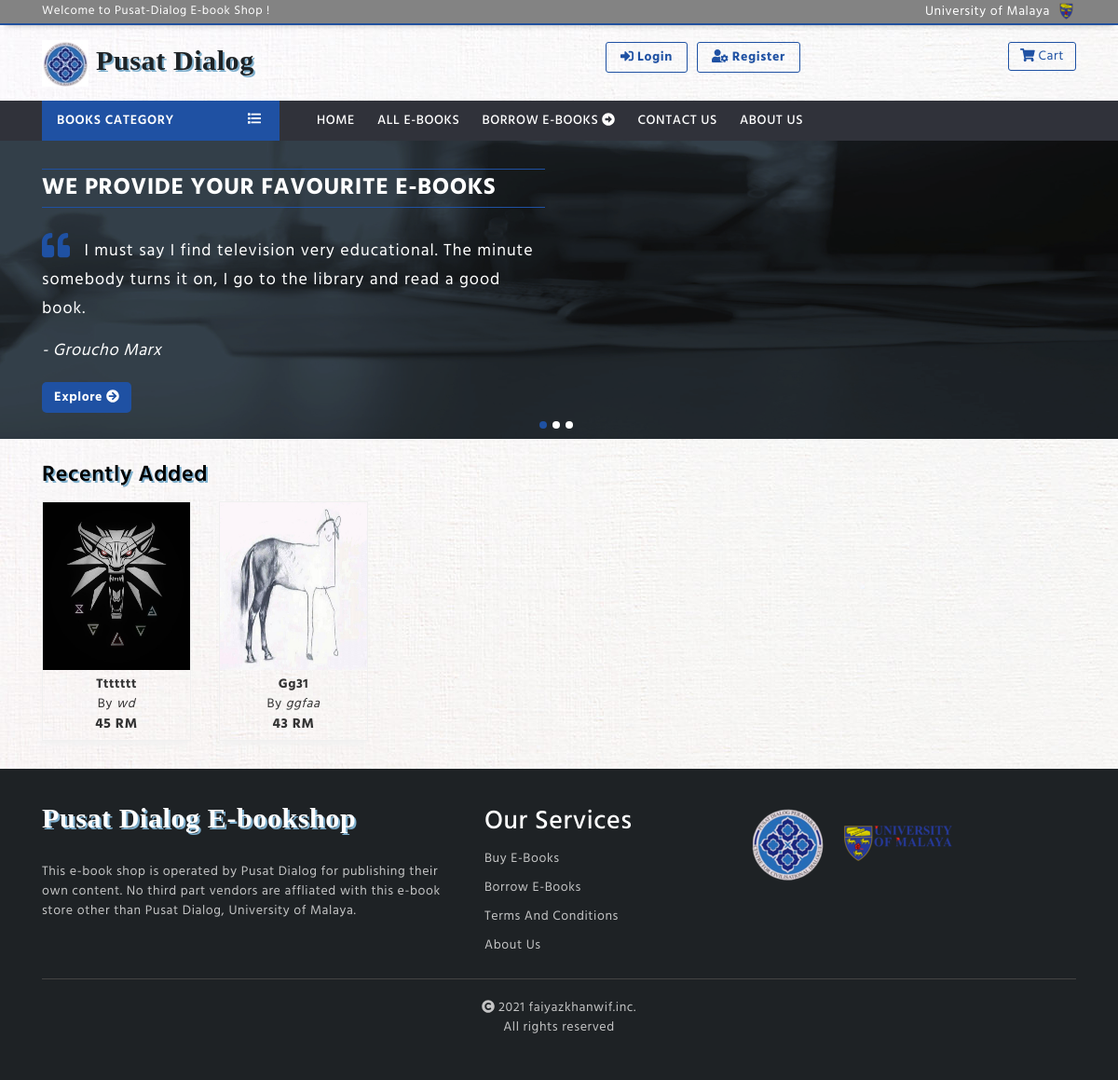
The page / on the database its author committed.
### tables this page shows
CREATE TABLE `books` (
  `id` int(11) NOT NULL,
  `book_name` varchar(200) NOT NULL,
  `description` text NOT NULL,
  `author` varchar(200) NOT NULL,
  `publisher` varchar(200) NOT NULL,
  `price` varchar(200) NOT NULL,
  `categoryId` int(11) NOT NULL,
  `book_image` varchar(200) NOT NULL,
  `book_file` varchar(200) NOT NULL,
  `create_date` timestamp NOT NULL DEFAULT current_timestamp()
);

### application/controllers/home.php (called while the page is built, shortened)
<?php
class Home extends CI_Controller {
	public function __construct()
	{
		$this->load->library('cart');
		$this->load->library('stripe_lib');
	}
	public function index()
	{
		$this->load->model('admin_model');
		$view['category'] = $this->admin_model->get_category();
		$this->load->model('user_model');
		$view['books'] = $this->user_model->recent_books();
		$this->load->model('user_model');
		$view['cse_books'] = $this->user_model->cse_books();
		$this->load->view('layouts/home_layout', $view);
	}
}

### index.php (called while the page is built, shortened)
<?php
require_once BASEPATH.'core/CodeIgniter.php';

### application/models/user_model.php (called while the page is built, shortened)
<?php
class user_model extends CI_Model
{
	public function recent_books()
	{
		$this->db->limit(6);
		$this->db->order_by('id', 'DESC');
		$query = $this->db->get('books');
		return $query->result();
	}
	public function cse_books()
	{
		$this->db->limit(6);
		$this->db->where('categoryId', '1');
		$this->db->order_by('id', 'DESC');
		$query = $this->db->get('books');
		return $query->result();
	}
}
?>

### application/views/temp/menu.php (the view, shortened to what this page needs)
<div class="menu-area">
    <div class="container">
        <div class="main-menu">
            <div class="row">
                <div class="col-lg-3 col-md-4">
                    <div class="dropdown show onclick-ctg">
                      <a class="ctg-btn" href="#" role="button" data-toggle="dropdown" aria-haspopup="true">
                        Books Category <span id="m-list"><i class="fas fa-list"></i></span>
                      </a>
                    </div>
                </div>
                <div class="col-lg-9 col-md-8">
                    <div class="menu">
                        <ul id="nav">
                            <li><a href="<?= base_url()?>home">Home</a></li>
                            <li><a href="<?= base_url()?>users/all-books">All E-Books</a></li>
                           <li><a href="<?= base_url()?>users/all-ebooks">Borrow E-books <i class="fas fa-arrow-alt-circle-right"></i></a></li>
                            <li><a href = "#" data-toggle="modal" data-target="#exampleModal">Contact Us</a></li>
                            <li><a href = "#" data-toggle="modal" data-target="#aboutModal">About Us</a></li>
                        </ul>
                    </div>
                </div>
            </div>
        </div>
    </div>
</div>

### application/views/temp/recent_books.php (shortened to what this page needs)
<div class="row con-flex">
        <?php foreach($books as $book):?>
        <div class="col-lg-2 col-md-3 col-sm-4">
            <div id="single-book">
                <div id="book-image">
                    <?php print '<img src = "'.strip_tags($book->book_image).'" alt = "">';?>
                </div>
                <div class="book-text">
                    <div id="book-name"><?= substr(htmlentities($book->book_name),0,20) ?></div>
                    <div id="author">By <i><?= $book->author ?></i></div>
                    <div id="price"><?= $book->price ?> RM</div>
                </div>
            </div>
        </div>
    <?php endforeach;?>
</div>

### tool/css/all.css (style rules this page uses)
.fa-arrow-alt-circle-right:before { content: "\f35a"; }
.fa-list:before { content: "\f03a"; }

### tool/css/style.css (style rules this page uses)
* { margin: 0; padding: 0; }
body { font-family: myfont; font-size: 14px; font-weight: 400; letter-spacing: .6px; color: #333; background-image: url(../img/background.jpg) ; }
p, a, b, span { word-break: break-word; }
.menu-area { background: #30323A; }
.menu ul { padding: 0; margin: 0; list-style: none; }
.menu ul li { display: inline-block; }
.menu ul li a { color: #FFFFFF; display: block; padding: 3px 10px; text-align: left; transition: .4s; border-radius: 3px; text-transform: uppercase; font-weight: 500; }
.menu { padding: 8px 0; position: relative; }
.ctg-btn { display: block; padding: 11px 16px; color: #fff; font-weight: 600; background-color: #1F51A3; text-transform: uppercase; position: relative; }
#m-list { position: absolute; top: 10px; right: 20px; }
.onclick-ctg { margin: 0; padding: 0; }
#book-image img { width: 100%; height: 180px; background-position: center; background-size: cover; }
#single-book { border: 1px solid #f0f0f0; display: block; transition: .4s; position: relative; margin-bottom: 10px; width: 100%; box-shadow: 0px 7px 6px -3px #f1f1f1; }
.con-flex >div { display: flex; flex-direction: row; }
#book-image:after { position: absolute; width: 100%; height: 100%; left: 0; top: 0; background: #444; content: ""; opacity: 0; visibility: hidden; }
.book-text { padding: 5px; text-align: center; }
#book-name { font-size: 14px; text-transform: capitalize; font-weight: 700; }
#price { font-weight: 700; font-size: 15px; }

### rows shown on the page
books: book_image (picture), book_name "Ttttttt", author "wd", price "45"
books: book_image (picture), book_name "Gg31", author "ggfaa", price "43"
